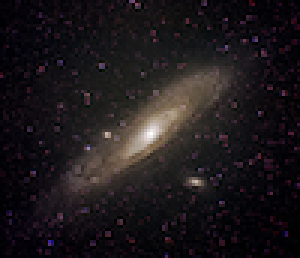
#> input picture Images/test small.png, 100 x 86 px (shown 3 times larger)
$ python noiseReduction.py '../Images/test small.png' out.png
#> lines starting #> are read from the running program, lines starting #| are printed output that depends on the picture
from typing import Union, IO, Optional

import cv2
import numpy as np

pixel_distance = 3


def _remove_noise(image: np.ndarray) -> np.ndarray:
    """
    :param image: A single channel of an image (a greyscale image)
    :return:
    """
    new_image = np.zeros(image.shape)

    for y in range(image.shape[0]):
        for x in range(image.shape[0]):
            col = image[y, x]

            for dy in range(-pixel_distance, pixel_distance):  # loop through close pixels
                for dx in range(-pixel_distance, pixel_distance):

                    if 0 < (dy + y) < image.shape[0] and 0 < (dx + x) < image.shape[1]:
                        # average
                        col = (col+image[y + dy, x + dx])/2

            new_image[y, x] = col

    return new_image


def remove_noise(img_in: Union[str, IO, np.ndarray], img_out: Union[str, IO] = None) -> Optional[np.ndarray]:
    """
    A function to remove noise from an image

    :param img_in: The image that will have noise removed from
    :param img_out: The final image (none if you just want the np.ndarray and don't want to write to a file)
    :return:
    """
#> called with img_in = '../Images/test small.png', img_out = 'out.png'

    image: np.ndarray
    if isinstance(img_in, np.ndarray):
        image = img_in
    elif isinstance(img_in, str):
        image = cv2.imread(img_in)
#> image is the input picture: shape (86, 100, 3); mean B, G, R 26.7, 24, 28.9
    elif isinstance(img_in, IO):
        img_in.seek(0)
        img_in_bytes = np.asarray(bytearray(img_in.read()), dtype=np.uint8)
        image = cv2.imdecode(img_in_bytes, cv2.IMREAD_COLOR)
    else:
        raise ValueError(f"Argument img_in from remove_noise needs to be a string, IO object or numpy array, not "
                         f"{type(img_in)}")

    b, g, r = cv2.split(image)
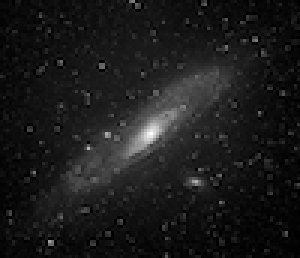
#> b: shape (86, 100) (shown 3 times larger); min 0, max 255, mean 26.7
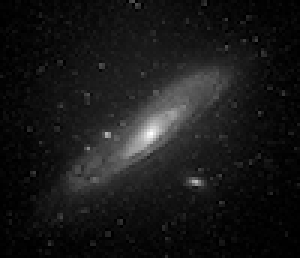
#> g: shape (86, 100) (shown 3 times larger); min 0, max 255, mean 24
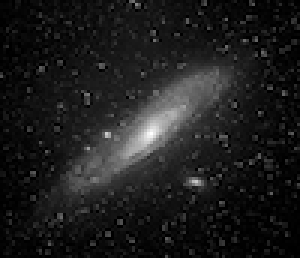
#> r: shape (86, 100) (shown 3 times larger); min 0, max 255, mean 28.9
    noise_removed_image = cv2.merge((_remove_noise(b), _remove_noise(g), _remove_noise(r)))
#> after the loop in _remove_noise, `for y in range(image.shape[0]):`:
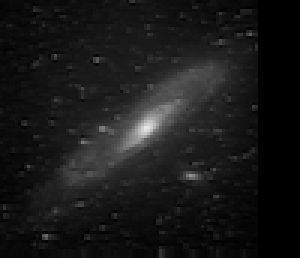
#> new_image: shape (86, 100) float64 (shown 3 times larger); min 0, max 232.3, mean 25
#> in _remove_noise (call 2), `new_image = np.zeros(image.shape)`: new_image: shape (86, 100) float64; every value is 0
#> after the loop in _remove_noise (call 3), `for y in range(image.shape[0]):`:
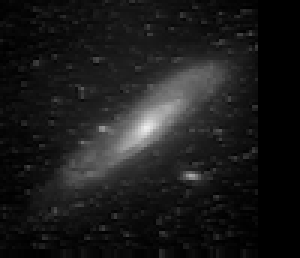
#> new_image: shape (86, 100) float64 (shown 3 times larger); min 0, max 237.4, mean 27.2
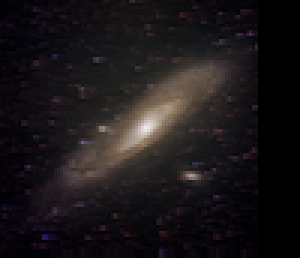
#> noise_removed_image: shape (86, 100, 3) float64 (shown 3 times larger); mean B, G, R 25, 23, 27.2
    cv2.imshow("a", noise_removed_image)
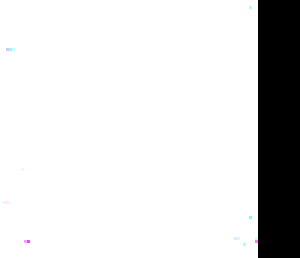
#> window 'a': shape (86, 100, 3) (shown 3 times larger); mean B, G, R 219.3, 219.2, 219.2
    cv2.waitKey(0)


if __name__ == '__main__':
    import sys

    if len(sys.argv) != 3:  # 3 because of path
        print("noiseReduction.py requires two arguments!")
        sys.exit()

    file = sys.argv[1]
    out = sys.argv[2]

    remove_noise(file, out)
